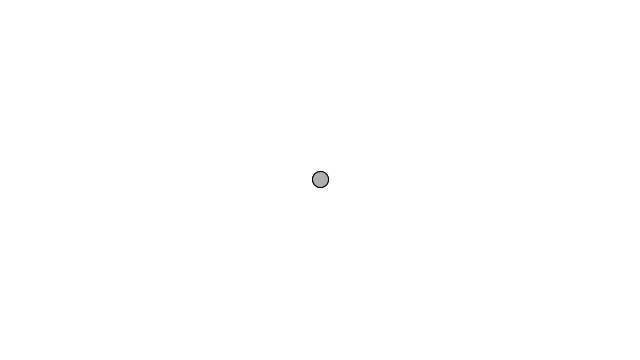
Frame 1 (no input)
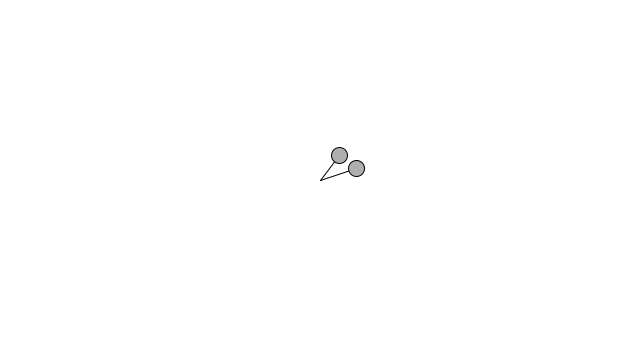
Frame 60 (the mouse pressed at the canvas centre just before this capture)
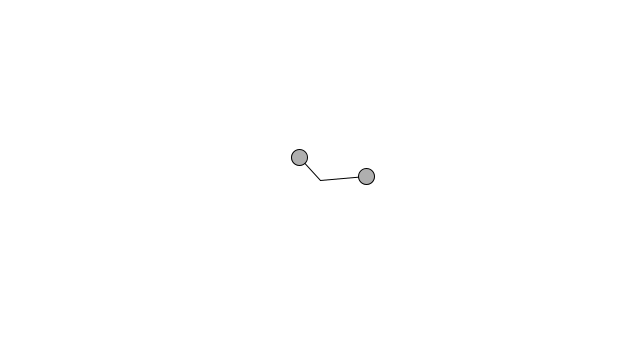
Frame 120 (the mouse held since frame 60 and released just before this capture)

The Processing sketch that drew these frames (run headless with seeded random() and noise(); from frame 60 on, the mouse is pressed at the canvas centre):

// Processing sketch: HarmonicOscillation
// ── HarmonicOscillation.pde
float angle = 0; //<>//
float aVelocity = 0.05;
class Oscillator {

  PVector angle;
  PVector velocity;
  PVector amplitude;

  Oscillator() {
    angle = new PVector();
    velocity = new PVector(random(-0.05, 0.05), random(-0.05, 0.05));
    amplitude = new PVector(random(width/2), random(height/2));
  }

  void oscillate() {
    angle.add(velocity);
  }

  void display() {
    float x = sin(angle.x)*amplitude.x;
    float y = sin(angle.y)*amplitude.y;

    pushMatrix();
    translate(width/2, height/2);
    stroke(0);
    fill(175);
    line(0, 0, x, y);
    ellipse(x, y, 16, 16);
    popMatrix();
  }
}
Oscillator a = new Oscillator();
Oscillator b = new Oscillator();

void setup() {
  size(640, 360);
}

void draw() {
  background(255);
  a.oscillate();
  a.display();
  b.oscillate();
  b.display();
}
